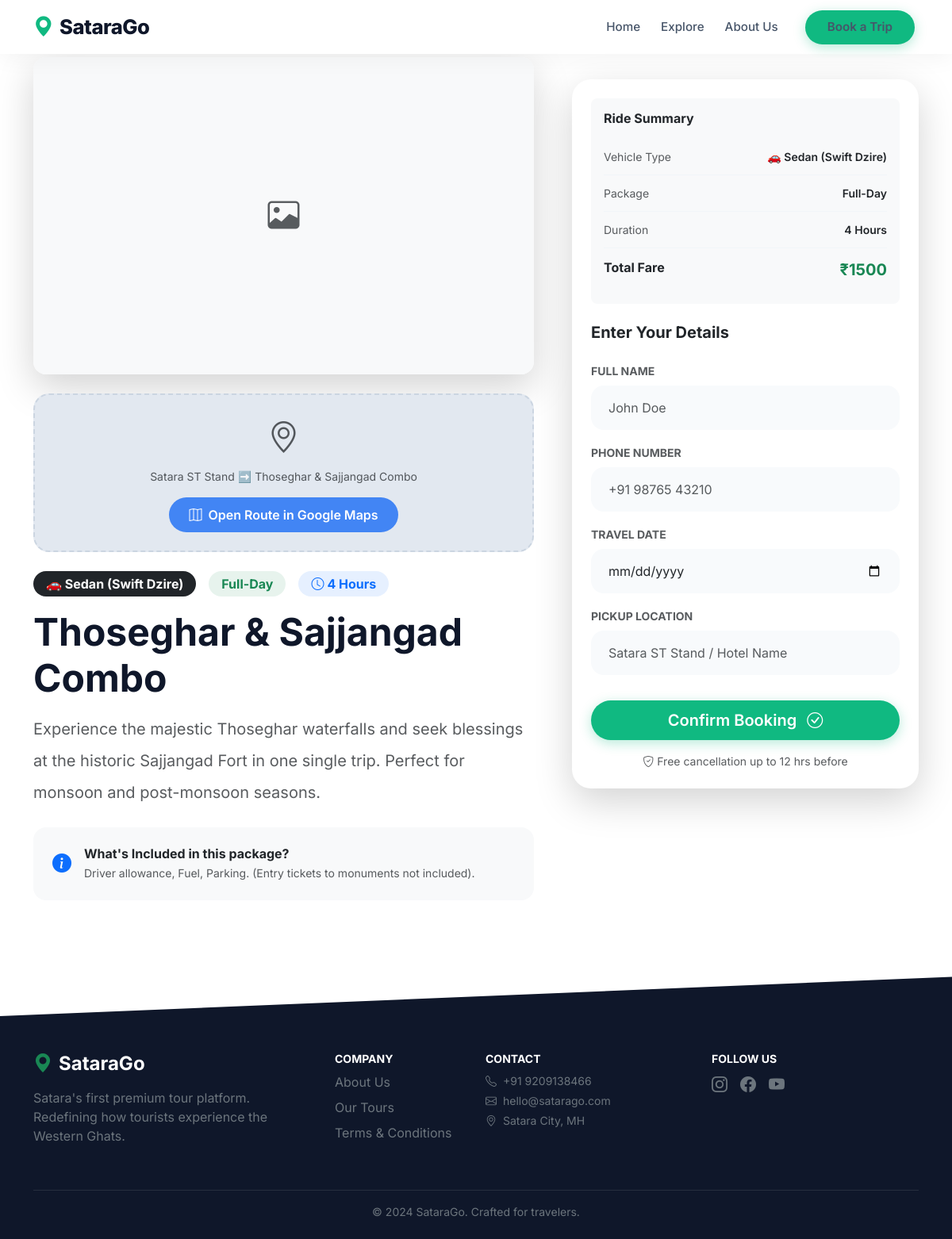
Before: /tour/2/ with the older database file.
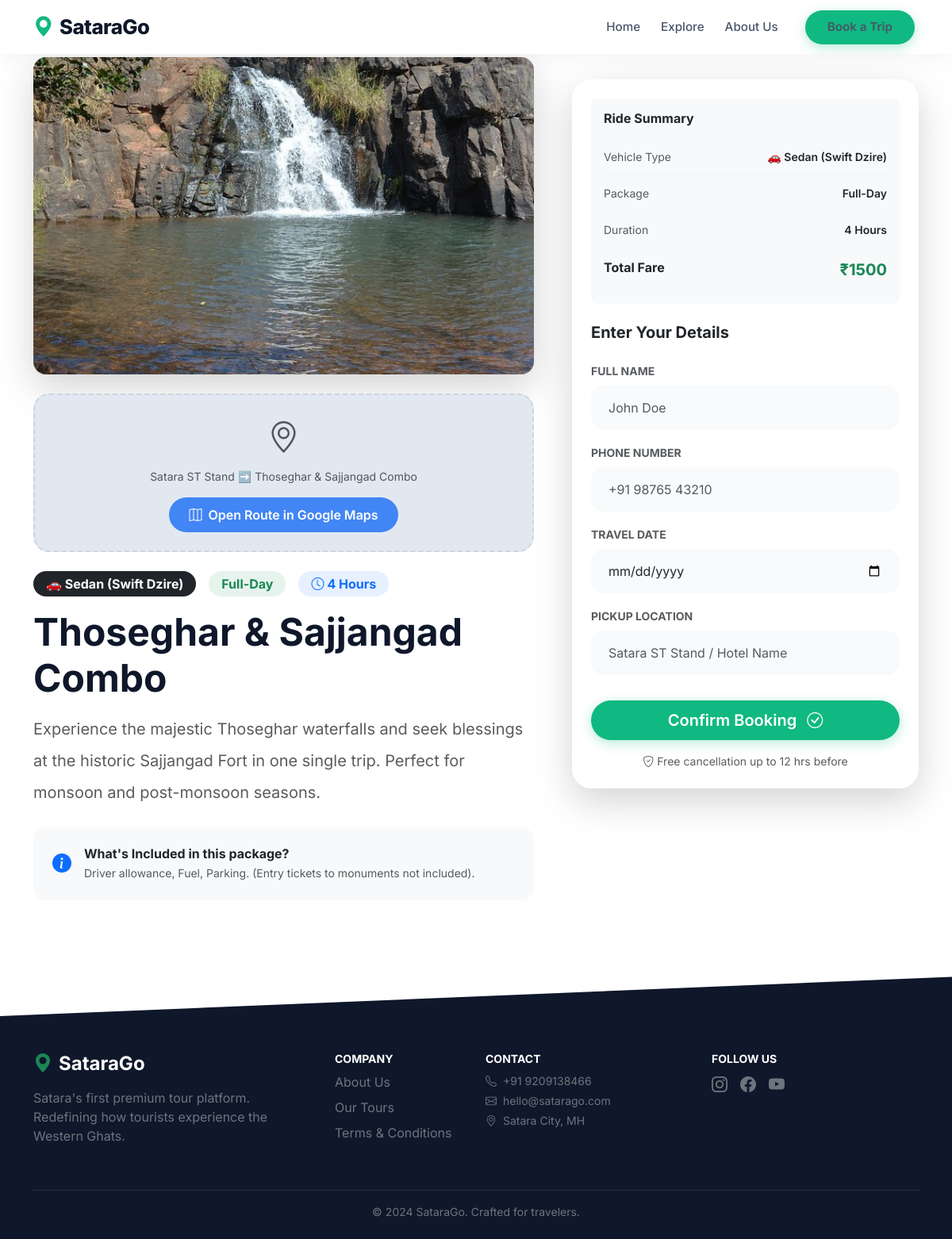
After: the same page with the newer database file.
### tours/models.py (models this page shows, shortened)
class Tour(models.Model):
    CATEGORY_CHOICES = (
        ('Nature', 'Nature & Flowers'),
        ('Fort', 'Historical Forts'),
        ('Waterfall', 'Waterfalls'),
        ('Spiritual', 'Spiritual & Temples'),
        ('Student', '🎓 Student Special'),
    )
    VEHICLE_CHOICES = (
        ('Sedan', '🚗 Sedan (Swift Dzire)'),
        ('SUV', '🚙 SUV (Innova)'),
        ('Auto', '🛺 Auto Rickshaw'),
        ('Tempo', '🚐 Tempo Traveller'),
    )
    PACKAGE_CHOICES = (
        ('Half-Day', 'Half-Day (4-5 Hrs)'),
        ('Full-Day', 'Full-Day (8-10 Hrs)'),
        ('Custom', 'Custom Package'),
    )
    name = models.CharField(max_length=200)
    description = models.TextField()
    image = models.ImageField(upload_to='tour_images/', blank=True, null=True)
    category = models.CharField(max_length=50, choices=CATEGORY_CHOICES, default='Nature')
    vehicle_type = models.CharField(max_length=50, choices=VEHICLE_CHOICES, default='Sedan')
    package_type = models.CharField(max_length=50, choices=PACKAGE_CHOICES, default='Full-Day')
    duration_hours = models.IntegerField()
    price = models.IntegerField(help_text="Price in INR")
    is_active = models.BooleanField(default=True)

### tours/views.py (the view, shortened to what this page needs)
# urls.py: path('tour/<int:tour_id>/', views.tour_detail, name='tour_detail'),
def tour_detail(request, tour_id):
    tour = get_object_or_404(Tour, id=tour_id)
    return render(request, 'tour_detail.html', {'tour': tour})

### tours/templates/tour_detail.html (shortened to what the changed rows need)
{% extends 'base.html' %}
{% block content %}
<div class="container py-5 mt-4">
    <div class="row g-5">
        <div class="col-lg-7">
            <div class="rounded-4 overflow-hidden shadow-lg mb-4" style="height: 400px;">
                {% if tour.image %}
                    <img src="{{ tour.image.url }}" class="w-100 h-100" style="object-fit: cover;" alt="{{ tour.name }}">
                {% else %}
                    <div class="bg-light d-flex align-items-center justify-content-center h-100 text-muted"><i class="bi bi-image fs-1"></i></div>
                {% endif %}
            </div>
            <div class="map-box mb-4">
                <i class="bi bi-geo-alt fs-1 text-muted mb-2"></i>
                <p class="text-muted mb-3 small">Satara ST Stand ➡️ {{ tour.name }}</p>
                <a href="https://www.google.com/maps/dir/Satara+ST+Stand/{{ tour.name }}+Satara/" target="_blank" class="btn-map">
                    <i class="bi bi-map me-2"></i> Open Route in Google Maps
                </a>
            </div>
            <div class="d-flex align-items-center gap-3 mb-3 flex-wrap">
                <span class="badge bg-dark text-white fs-6 px-3 py-2 rounded-pill">{{ tour.get_vehicle_type_display }}</span>
                <span class="badge bg-success bg-opacity-10 text-success fs-6 px-3 py-2 rounded-pill">{{ tour.package_type }}</span>
                <span class="badge bg-primary bg-opacity-10 text-primary fs-6 px-3 py-2 rounded-pill"><i class="bi bi-clock me-1"></i>{{ tour.duration_hours }} Hours</span>
            </div>
            <h1 class="fw-bold display-5 mb-3" style="color: var(--dark);">{{ tour.name }}</h1>
            <p class="text-muted fs-5 lh-lg">{{ tour.description }}</p>
            <div class="bg-light rounded-4 p-4 mt-4 d-flex align-items-start gap-3">
                <i class="bi bi-info-circle-fill fs-4 text-primary mt-1"></i>
                <div>
                </div>
            </div>
        </div>
        <div class="col-lg-5">
            <div class="card border-0 shadow-lg rounded-4 p-4" style="position: sticky; top: 100px; border-radius: 24px !important;">
                <div class="bg-light rounded-3 p-3 mb-4">
                    <div class="ride-summary-item">
                        <span class="text-muted small">Vehicle Type</span>
                        <span class="fw-semibold small">{{ tour.get_vehicle_type_display }}</span>
                    </div>
                    <div class="ride-summary-item">
                        <span class="text-muted small">Package</span>
                        <span class="fw-semibold small">{{ tour.package_type }}</span>
                    </div>
                    <div class="ride-summary-item">
                        <span class="text-muted small">Duration</span>
                        <span class="fw-semibold small">{{ tour.duration_hours }} Hours</span>
                    </div>
                    <div class="ride-summary-item" style="border-bottom: none;">
                        <span class="fw-bold text-dark">Total Fare</span>
                        <span class="fw-bold text-success fs-5">₹{{ tour.price }}</span>
                    </div>
                </div>
            </div>
        </div>
    </div>
</div>
{% endblock %}

Changed rows visible on the page:
changed Tour "Thoseghar & Sajjangad Combo": image: picture added
